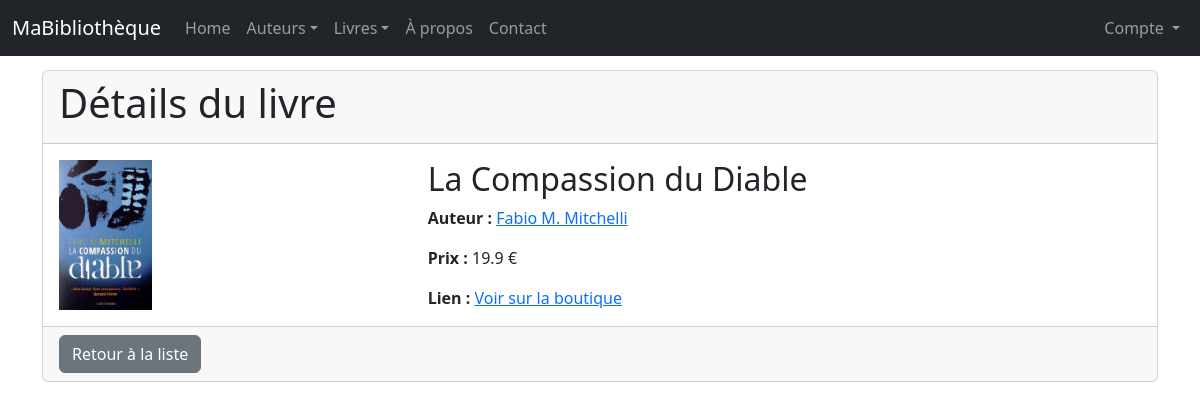
Screenshot of /livres/1/view/ with the database file from the repository.
### monApp/models.py (models this page shows, shortened)
class Livre(db.Model):
    idL = db.Column( db.Integer, primary_key=True )
    Prix = db.Column( db.Float )
    Titre = db.Column( db.String(255) )
    Url = db.Column( db.String(255) )
    Img = db.Column( db.String(255) )
    auteur_id = db.Column (db.Integer , db.ForeignKey ("auteur.idA") )
    auteur = db.relationship ("Auteur", backref =db.backref ("livres", lazy="dynamic") )

class Auteur(db.Model):
    idA = db.Column( db.Integer, primary_key=True )
    Nom = db.Column( db.String(100) )

### monApp/views.py (the view)
@app.route('/livres/<idL>/view/')
def viewLivre(idL):
    unLivre = Livre.query.get(idL)
    unForm = FormLivre (idL=unLivre.idL , Prix=unLivre.Prix)
    return render_template("livre_view.html",selectedLivre=unLivre, viewForm=unForm)

### monApp/templates/livre_view.html
{% extends "base.html" %}
{% block main %}
<div class="card">
    <div class="card-header">
        <h1>Détails du livre</h1>
    </div>
    <div class="card-body">
        <div class="row">
            <div class="col-md-4">
                <img src="{{ url_for('static', filename='images/' + selectedLivre.Img) }}" class="img-fluid" alt="Couverture de {{ selectedLivre.Titre }}">
            </div>
            <div class="col-md-8">
                <h2 class="card-title">{{ selectedLivre.Titre }}</h2>
                <p class="card-text"><strong>Auteur :</strong> <a href="{{ url_for('viewAuteur', idA=selectedLivre.auteur.idA) }}">{{ selectedLivre.auteur.Nom }}</a></p>
                <p class="card-text"><strong>Prix :</strong> {{ selectedLivre.Prix }} €</p>
                <p class="card-text"><strong>Lien :</strong> <a href="{{ selectedLivre.Url }}" target="_blank">Voir sur la boutique</a></p>
            </div>
        </div>
    </div>
    <div class="card-footer">
        <a href="{{ url_for('getLivres') }}" class="btn btn-secondary">Retour à la liste</a>
    </div>
</div>
{% endblock %}

### monApp/static/style.css (style rules this page uses)
h1 { color : red; }
body { font-family: sans - serif; }

### rows the page displays
Livre: Img (picture), Titre "La Compassion du Diable", Prix "19.9"
Auteur: auteur.Nom "Fabio M. Mitchelli"
